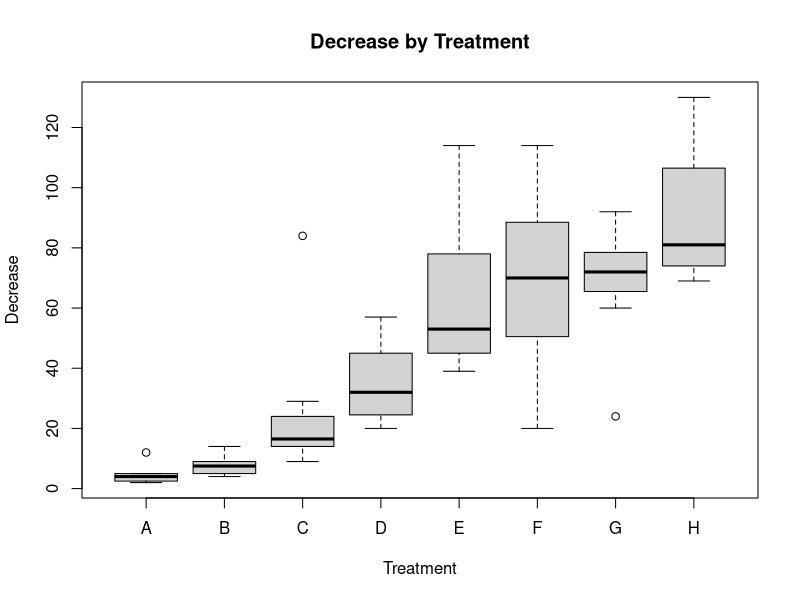

Reproduce this figure in R.
max(OrchardSprays$decrease)
max_decrease <- OrchardSprays$treatment[which.max(OrchardSprays$decrease)]
boxplot(OrchardSprays$decrease ~ OrchardSprays$treatment, xlab = "Treatment", ylab = "Decrease", main = "Decrease by Treatment")